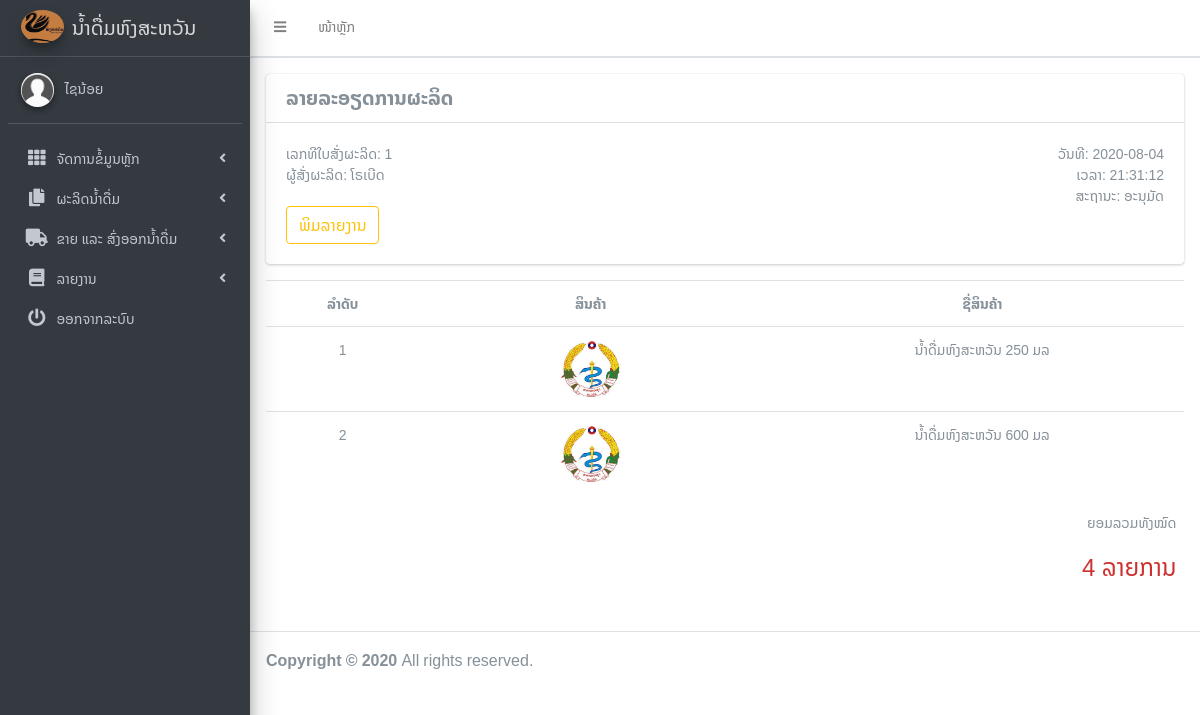
/User/Make/makedetail2.php?id=1 (signed in), run on the app's committed database.
### tables this page shows
CREATE TABLE `tbmaking` (
  `Make_No` int(11) NOT NULL,
  `DateOFMake` date DEFAULT NULL,
  `TimeOFMake` time DEFAULT NULL,
  `QtyAmount` int(11) DEFAULT NULL,
  `Emp_ID` varchar(10) DEFAULT NULL,
  `status` varchar(50) NOT NULL,
  `seen1` varchar(50) NOT NULL,
  `seen2` varchar(50) NOT NULL
);

CREATE TABLE `tbemployees` (
  `Emp_ID` varchar(10) NOT NULL,
  `Emp_Name` varchar(50) NOT NULL,
  `Emp_Surname` varchar(50) NOT NULL,
  `Gender` varchar(5) NOT NULL,
  `Address` varchar(100) NOT NULL,
  `Tel` varchar(24) NOT NULL,
  `Email` varchar(100) NOT NULL,
  `Password` varchar(24) NOT NULL,
  `auther_id` int(11) NOT NULL,
  `img_path` varchar(1000) NOT NULL
);

CREATE TABLE `tbmakedetail` (
  `M_No` int(11) NOT NULL,
  `MaKe_No` int(11) DEFAULT NULL,
  `Pro_ID` varchar(10) DEFAULT NULL,
  `Qty` int(11) DEFAULT NULL
);

CREATE TABLE `tbproducts` (
  `Pro_ID` varchar(10) NOT NULL,
  `Pro_Name` varchar(50) DEFAULT NULL,
  `Unit_ID` int(11) DEFAULT NULL,
  `Price` int(11) DEFAULT NULL,
  `Qty` int(11) DEFAULT NULL,
  `QtyAlert` int(11) DEFAULT NULL,
  `img_path` varchar(1000) NOT NULL
);

### User/Make/makedetail2.php (the view, shortened to what this page needs)
<?php
    if($_SESSION['ses_id'] == ''){
        echo"<meta http-equiv='refresh' content='1;URL=../../index.php'>";
    }
    else if($_SESSION['auther_id'] != 2){
        echo"<meta http-equiv='refresh' content='1;URL=../../Check/logout.php'>";
    }
    else{
      require '../../ConnectDB/connectDB.php';
      $id = $_GET['id'];
      $sqlget = "select make_no,dateofmake,timeofmake,qtyamount,emp_name,status from tbmaking m left join tbemployees e on m.emp_id=e.emp_id";
      $resultget = mysqli_query($link,$sqlget);
      $rowget = mysqli_fetch_array($resultget,MYSQLI_ASSOC);
      ?>
<!DOCTYPE html>
<html>
<head>
  <link rel="stylesheet" href="../../plugins/fontawesome-free/css/all.min.css">
  <link rel="stylesheet" href="https://code.ionicframework.com/ionicons/2.0.1/css/ionicons.min.css">
  <link rel="stylesheet" href="../../plugins/tempusdominus-bootstrap-4/css/tempusdominus-bootstrap-4.min.css">
  <link rel="stylesheet" href="../../plugins/icheck-bootstrap/icheck-bootstrap.min.css">
  <link rel="stylesheet" href="../../plugins/jqvmap/jqvmap.min.css">
  <link rel="stylesheet" href="../../dist/css/adminlte.min.css">
  <link rel="stylesheet" href="../../dist/css/alt/style.css">
  <link rel="stylesheet" href="../../plugins/overlayScrollbars/css/OverlayScrollbars.min.css">
  <link rel="stylesheet" href="../../plugins/daterangepicker/daterangepicker.css">
  <link rel="stylesheet" href="../../plugins/summernote/summernote-bs4.css">
</head>
<body class="hold-transition sidebar-mini layout-fixed" >
<div class="wrapper">
  <nav class="main-header navbar navbar-expand navbar-white navbar-light font14">
    <ul class="navbar-nav">
      <li class="nav-item">
        <a class="nav-link" data-widget="pushmenu" href="#"><i class="fas fa-bars"></i></a>
      </li>
      <li class="nav-item d-none d-sm-inline-block">
        <a href="../Main.php" class="nav-link">ໜ້າຫຼັກ</a>
      </li>
    </ul>
  </nav>
  <aside class="main-sidebar sidebar-dark-primary elevation-4 font14">
    <a href="../Main.php" class="brand-link">
      <img src="../../image/background.jpeg" alt="AdminLTE Logo" class="brand-image img-circle elevation-3"
           style="opacity: .8">
      <span class="brand-text font-weight-light">ນ້ຳດື່ມຫົງສະຫວັນ</span>
    </a>
    <div class="sidebar">
      <div class="user-panel mt-3 pb-3 mb-3 d-flex">
        <div class="image">
          <?php
            if($_SESSION['img_path'] == ''){
              ?>
              <img src="../../image/image.jpeg" class="img-circle elevation-2" alt="User Image">
              <?php
            }
            else{
              ?>
                   <img src="../../image/<?php echo $_SESSION['img_path'] ?>" class="img-circle elevation-2" alt="User Image">
              <?php
            }
          ?>
        </div>
        <div class="info">
          <a href="#" class="d-block"><?php echo $_SESSION['emp_name'] ?></a>
        </div>
      </div>
      <nav class="mt-2">
        <ul class="nav nav-pills nav-sidebar flex-column" data-widget="treeview" role="menu" data-accordion="false">
          <li class="nav-item has-treeview">
            <a href="#" class="nav-link">
              <i class="nav-icon fas fa-th"></i>
              <p>
                ຈັດການຂໍ້ມູນຫຼັກ
                <i class="fas fa-angle-left right"></i>
              </p>
            </a>
          </li>
          <li class="nav-item">
            <li class="nav-item has-treeview">
              <a href="#" class="nav-link">
                <i class="nav-icon fas fa-copy"></i>
                <p>
                  ຜະລິດນ້ຳດື່ມ
                  <i class="fas fa-angle-left right"></i>
                </p>
              </a>
          </li>
          <li class="nav-item">
            <li class="nav-item has-treeview">
              <a href="#" class="nav-link">
                <i class="nav-icon fa fa-truck"></i>
                <p>
                  ຂາຍ ແລະ ສົ່ງອອກນ້ຳດື່ມ
                  <i class="fas fa-angle-left right"></i>
                </p>
              </a>
          </li>
          <li class="nav-item has-treeview">
            <a href="#" class="nav-link">
              <i class="nav-icon fas fa-book"></i>
              <p>
                ລາຍງານ
                <i class="fas fa-angle-left right"></i>
              </p>
            </a>
            <li class="nav-item">
              <a href="#" class="nav-link" data-toggle="modal" data-target="#exampleModal">
                <i class="nav-icon fas fa-power-off"></i>
                <p>
                  ອອກຈາກລະບົບ
                </p>
              </a>
            </li>
          </li>
        </ul>
      </nav>
    </div>
  </aside>
  <div class="main-footer font14">
    <div class="card">
        <h5 class="card-header"><b>ລາຍລະອຽດການຜະລິດ</b></h5>
        <div class="card-body">
            <div style="width: 100%;">
                <div style="width: 48%;float: left;">
                    ເລກທີໃບສັ່ງຜະລິດ: <?php echo $rowget['make_no']; ?><br>
                    ຜູ້ສັ່ງຜະລິດ: <?php echo $rowget['emp_name']; ?> <br><br>
                    <form action="Report_M2.php" method="POST" id="formReport" target="_blank">
                        <button class="btn btn-outline-warning" name="btnReport">ພິມລາຍງານ</button>
                    </form>
                </div>
                <div style="width: 48%;float: right;" align="right">
                    ວັນທີ: <?php echo $rowget['dateofmake']; ?> <br>
                    ເວລາ: <?php echo $rowget['timeofmake']; ?> <br>
                    ສະຖານະ: <?php echo $rowget['status']; ?>
                </div>
            </div>
        </div>
      </div>
    <div class="table-responsive" style="text-align: center;">
        <table class="table font12" style="width: 1200px">
          <tr>
              <th>ລຳດັບ</th>
              <th>ສິນຄ້າ</th>
              <th>ຊື່ສິນຄ້າ</th>
          </tr>
          <?php
            $no_ = 0;
            $sqlshow = "select pro_name,d.qty,unit_name,img_path from tbmakedetail d left join tbproducts p on d.pro_id=p.pro_id left join tbunit u on p.unit_id = u.unit_id where make_no='$id'";
            $resultshow = mysqli_query($link,$sqlshow);
            while($row = mysqli_fetch_array($resultshow,MYSQLI_ASSOC)){
          ?>
          <tr>
              <td><?php echo $no_ += 1;?></td>
              <td>
                <img src="../../image/<?php echo $row['img_path']; ?>" alt="" style="width: 100px;heigt: 100px;">
              </td>
              <td><?php echo $row['pro_name']; ?></td>
          </tr>
          <?php
            }
          ?>
        </table>
      </div>
      <div align="right">
             <div class="col-md-12 ">
                 ຍອມລວມທັງໝົດ
             </div>
             <div class="col-md-12">
                  <?php
                    $sqlsum = "select sum(qty) as amount from tbmakedetail where make_no='$id';";
                    $resultsum = mysqli_query($link,$sqlsum);
                    $rowsum = mysqli_fetch_array($resultsum,MYSQLI_ASSOC);
                  ?>
                 <br><h4 style="color: #CE3131;"> <?php echo number_format($rowsum['amount']) ?> ລາຍການ</h4>
             </div>
         </div>
      </div>
    </div>
  <br>
  <footer class="main-footer">
    <strong>Copyright &copy; 2020 </strong>
    All rights reserved.
  </footer>
</body>
</html>
      <?php
    }
?>

### data on the page
tbmaking: Make_No "1", DateOFMake "2020-08-04", TimeOFMake "21:31:12", status "ອະນຸມັດ"
tbemployees: Emp_Name "ໂຣເບີດ"
tbmakedetail: no_ "1", Pro_ID.img_path (picture), Pro_ID.Pro_Name "ນ້ຳດື່ມຫົງສະຫວັນ 250 ມລ"
tbmakedetail: no_ "2", Pro_ID.img_path (picture), Pro_ID.Pro_Name "ນ້ຳດື່ມຫົງສະຫວັນ 600 ມລ"

### other printed values
$_SESSION['emp_name'] "ໄຊນ້ອຍ"
$rowsum['amount'] "4"
